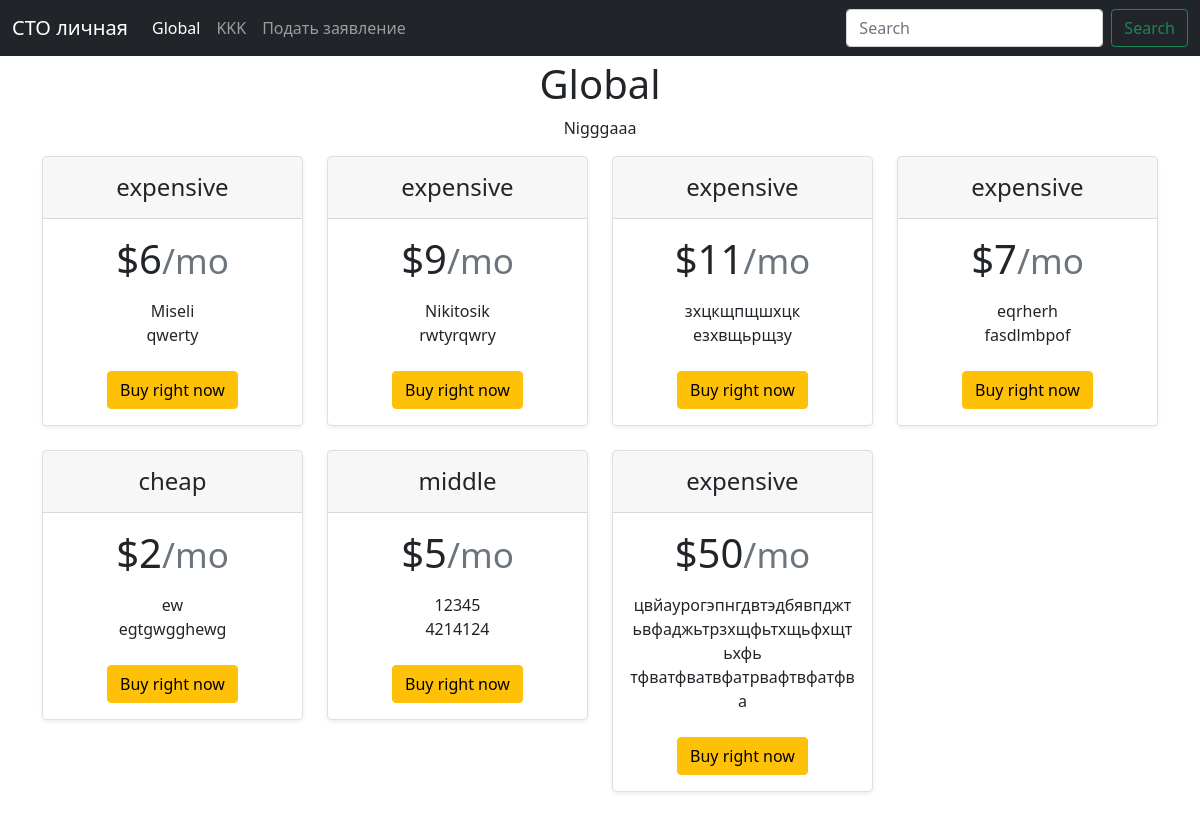
Before: / with the older database file.
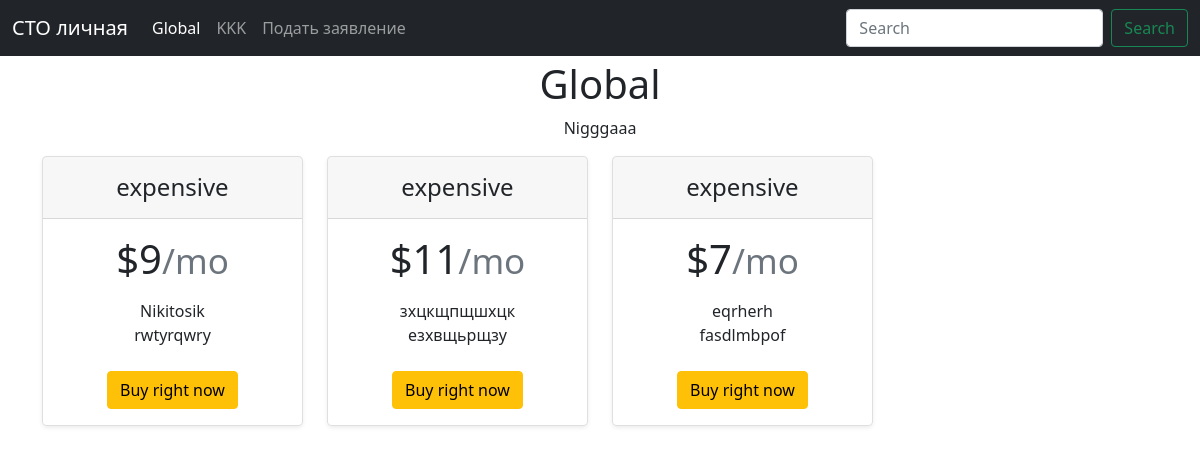
After: the same page with the newer database file.
### main/models.py (models this page shows, shortened)
class list_of_executed(models.Model):
    title = models.CharField('название', max_length=50)
    Name_from_list = models.TextField('Имя')

### main/views.py (the view)
# urls.py: path('', views.index, name='Global'),
def index(request):
    if request.method == 'POST':
        if 'buy_btn' in request.POST:
            deleted_instance = list_of_executed.objects.filter(id=request.POST.get('buy_btn'))
            deleted_instance.delete()
    buy = list_of_executed.objects.all()
    return render(request, 'main/index.html', {'buy': buy})

### main/templates/main/index.html (shortened to what this page needs)
{% extends 'main/base.html' %}
{%block content %}
<center>
  <h1> Global </h1>
  <p>Nigggaaa</p>
</center>
<main>
  <div class="row row-cols-1 row-cols-md-4 mb-3 text-center">
  {%if buy%}
    {% for i in buy%}
      <div class="col">
              <div class="card mb-4 rounded-3 shadow-sm">
                <div class="card-header py-3">
                  <h4 class="my-0 fw-normal">
                    {%if i.title|length < 5 %}
                      cheap
                    {%elif i.title|length == 5%}
                      middle
                    {%else%}
                      expensive
                    {%endif%}
                  </h4>
                </div>
                <div class="card-body">
                  <h1 class="card-title pricing-card-title">${{i.title|length}}<small class="text-muted fw-light">/mo</small></h1>
                  <ul class="list-unstyled mt-3 mb-4">
                    <li>{{i.title}}</li>
                    <li>{{i.Name_from_list}}</li>
                  </ul>
                  <form method="post">
                    <button type="submit" value="{{i.id}}" class="btn btn-warning" name="buy_btn">Buy right now</button>
                  </form>
                </div>
              </div>
            </div>
    {%endfor%}
  {%else%}
    <p>Зачистили всех!</p>
  {%endif%}
</div>
  </main>
{%endblock%}

### main/templates/main/base.html (shortened to what this page needs)
<!DOCTYPE html>
<html lang="en">
<head>
<nav class="navbar navbar-expand-md navbar-dark fixed-top bg-dark">
    <div class="container-fluid">
      <a class="navbar-brand" href="#">СТО личная</a>
      <div class="collapse navbar-collapse" id="navbarCollapse">
        <ul class="navbar-nav me-auto mb-2 mb-md-0">
                <a class="nav-link active" href="{% url 'Global' %}">Global</a>
            <li class="nav-item" >
                <a class="nav-link" href="{% url 'about' %}">KKK</a>
            </li>
           <li class="nav-item" >
                <a class="nav-link " href="{% url 'list_E' %}">Подать заявление</a>
            </li>
        </ul>
        <form class="d-flex" role="search">
          <input class="form-control me-2" type="search" placeholder="Search" aria-label="Search">
          <button class="btn btn-outline-success" type="submit">Search</button>
        </form>
      </div>
    </div>
  </nav>
</head>
<body>
<div style="margin-top:60px">
    <link rel="stylesheet" href="https://cdn.jsdelivr.net/npm/bootstrap@5.1.3/dist/css/bootstrap.min.css">
    <div class="container mt-1"  >
    {% block content %}{%endblock%}
    </div>
</div>
</body>
</html>

Changed rows visible on the page:
removed list_of_executed: shows "expensive", title|length "6", title "Miseli", Name_from_list "qwerty", {{ i.id }} 12 (drawn)
removed list_of_executed: shows "cheap", title|length "2", title "ew", Name_from_list "egtgwgghewg", {{ i.id }} 16 (drawn)
removed list_of_executed: shows "middle", title|length "5", title "12345", Name_from_list "4214124", {{ i.id }} 17 (drawn)
removed list_of_executed: shows "expensive", title|length "50", title "цвйаурогэпнгдвтэдбявпджтьвфаджьтрзхщфьтхщьфхщтьхфь", Name_from_list "тфватфватвфатрвафтвфатфва", {{ i.id }} 18 (drawn)
